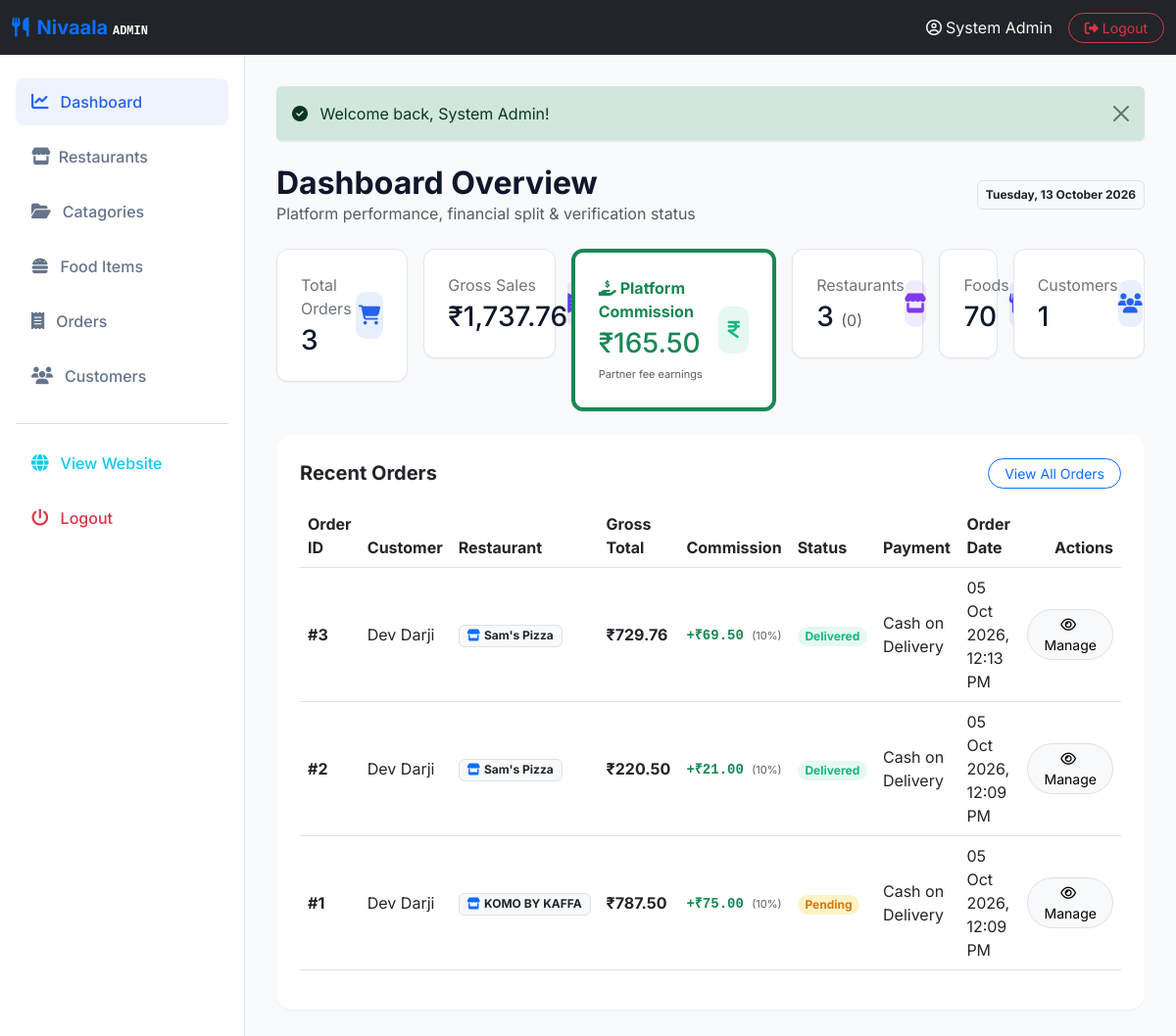
/admin/dashboard.php (signed in), run on an earlier commit of the app's database.
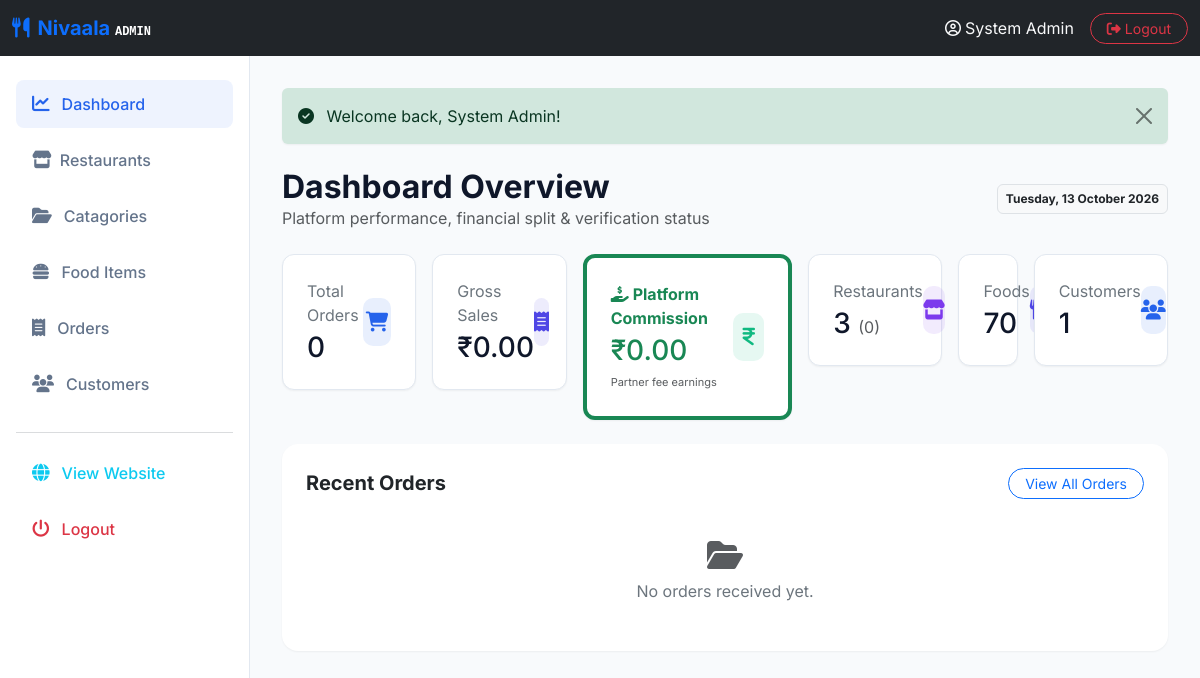
And on a later commit of the database.
### tables this page shows
CREATE TABLE `orders` (
  `id` int(11) NOT NULL AUTO_INCREMENT,
  `restaurant_id` int(11) DEFAULT NULL,
  `user_id` int(11) NOT NULL,
  `subtotal` decimal(10,2) NOT NULL DEFAULT 0.00,
  `cgst` decimal(10,2) NOT NULL DEFAULT 0.00,
  `sgst` decimal(10,2) NOT NULL DEFAULT 0.00,
  `delivery_fee` decimal(10,2) NOT NULL DEFAULT 0.00,
  `total_amount` decimal(10,2) NOT NULL,
  `commission_rate` decimal(5,2) NOT NULL DEFAULT 10.00,
  `commission_amount` decimal(10,2) NOT NULL DEFAULT 0.00,
  `partner_earnings` decimal(10,2) NOT NULL DEFAULT 0.00,
  `status` enum('Pending','Preparing','Out for Delivery','Delivered','Cancelled') DEFAULT 'Pending',
  `delivery_address` text NOT NULL,
  `phone` varchar(15) NOT NULL,
  `payment_method` varchar(50) DEFAULT 'Cash on Delivery',
  `created_at` timestamp NOT NULL DEFAULT current_timestamp(),
  `updated_at` timestamp NOT NULL DEFAULT current_timestamp() ON UPDATE current_timestamp(),
  PRIMARY KEY (`id`),
  KEY `restaurant_id` (`restaurant_id`),
  KEY `user_id` (`user_id`),
  CONSTRAINT `orders_ibfk_1` FOREIGN KEY (`restaurant_id`) REFERENCES `restaurants` (`id`) ON DELETE SET NULL,
  CONSTRAINT `orders_ibfk_2` FOREIGN KEY (`user_id`) REFERENCES `users` (`id`) ON DELETE CASCADE
);

CREATE TABLE `users` (
  `id` int(11) NOT NULL AUTO_INCREMENT,
  `name` varchar(100) NOT NULL,
  `email` varchar(100) NOT NULL,
  `password` varchar(255) NOT NULL,
  `phone` varchar(15) NOT NULL,
  `address` text NOT NULL,
  `role` enum('customer','admin','restaurant_owner') DEFAULT 'customer',
  `created_at` timestamp NOT NULL DEFAULT current_timestamp(),
  PRIMARY KEY (`id`),
  UNIQUE KEY `email` (`email`)
);

CREATE TABLE `restaurants` (
  `id` int(11) NOT NULL AUTO_INCREMENT,
  `owner_id` int(11) NOT NULL,
  `restaurant_name` varchar(150) NOT NULL,
  `owner_name` varchar(150) NOT NULL,
  `email` varchar(150) NOT NULL,
  `phone` varchar(20) NOT NULL,
  `address` text NOT NULL,
  `city` varchar(100) NOT NULL,
  `state` varchar(100) NOT NULL,
  `license_number` varchar(100) NOT NULL,
  `license_issue_date` date NOT NULL,
  `license_expiry_date` date NOT NULL,
  `license_document` varchar(255) NOT NULL,
  `logo` varchar(255) DEFAULT NULL,
  `description` text DEFAULT NULL,
  `commission_rate` decimal(5,2) NOT NULL DEFAULT 10.00,
  `status` enum('Pending','Approved','Rejected','Suspended') NOT NULL DEFAULT 'Pending',
  `rejection_reason` text DEFAULT NULL,
  `approved_by` int(11) DEFAULT NULL,
  `approved_at` datetime DEFAULT NULL,
  `created_at` timestamp NOT NULL DEFAULT current_timestamp(),
  `updated_at` timestamp NOT NULL DEFAULT current_timestamp() ON UPDATE current_timestamp(),
  PRIMARY KEY (`id`),
  UNIQUE KEY `email` (`email`),
  UNIQUE KEY `license_number` (`license_number`),
  KEY `owner_id` (`owner_id`),
  KEY `approved_by` (`approved_by`),
  CONSTRAINT `restaurants_ibfk_1` FOREIGN KEY (`owner_id`) REFERENCES `users` (`id`) ON DELETE CASCADE,
  CONSTRAINT `restaurants_ibfk_2` FOREIGN KEY (`approved_by`) REFERENCES `users` (`id`) ON DELETE SET NULL
);

### admin/dashboard.php (the view, shortened to what this page needs)
<?php
include_once 'includes/header.php';
try {
    $stmt = $conn->query("SELECT COUNT(*) AS total FROM orders");
    $total_orders = $stmt->fetch()['total'];
    $stmt = $conn->query("SELECT SUM(total_amount) AS total, SUM(commission_amount) AS total_commission FROM orders WHERE status != 'Cancelled'");
    $revenue_data = $stmt->fetch();
    $total_revenue = $revenue_data['total'] ?? 0.00;
    $total_commission = $revenue_data['total_commission'] ?? 0.00;
    $stmt = $conn->query("SELECT COUNT(*) AS total FROM food_items");
    $total_foods = $stmt->fetch()['total'];
    $stmt = $conn->query("SELECT COUNT(*) AS total FROM users WHERE role = 'customer'");
    $total_customers = $stmt->fetch()['total'];
    $stmt = $conn->query("SELECT COUNT(*) AS total FROM restaurants");
    $total_restaurants = $stmt->fetch()['total'];
    $stmt = $conn->query("SELECT COUNT(*) AS total FROM restaurants WHERE status = 'Pending'");
    $pending_restaurants = $stmt->fetch()['total'];
    $recent_orders_stmt = $conn->query("
        SELECT o.*, u.name AS customer_name, r.restaurant_name
        FROM orders o
        JOIN users u ON o.user_id = u.id
        LEFT JOIN restaurants r ON o.restaurant_id = r.id
        ORDER BY o.id DESC
        LIMIT 5
    ");
    $recent_orders = $recent_orders_stmt->fetchAll();
} catch (PDOException $e) {
    die("Database stats fetch error: " . $e->getMessage());
}
?>
<div class="d-flex justify-content-between align-items-center mb-4">
  <div>
    <h2 class="fw-bold mb-0">Dashboard Overview</h2>
    <p class="text-muted mb-0">Platform performance, financial split & verification status</p>
  </div>
  <span class="badge bg-light text-dark p-2 border"><?php echo date('l, d F Y'); ?></span>
</div>
<div class="row g-3 mb-4">
  <div class="col-xl-2 col-md-4 col-6">
    <div class="stat-card shadow-sm-custom">
      <div>
        <span class="text-secondary text-sm d-block mb-1">Total Orders</span>
        <h3 class="fw-extrabold mb-0"><?php echo $total_orders; ?></h3>
      </div>
      <div class="stat-icon stat-primary">
        <i class="fa-solid fa-cart-shopping"></i>
      </div>
    </div>
  </div>
  <div class="col-xl-2 col-md-4 col-6">
    <div class="stat-card shadow-sm-custom">
      <div>
        <span class="text-secondary text-sm d-block mb-1">Gross Sales</span>
        <h3 class="fw-extrabold mb-0">₹<?php echo number_format($total_revenue, 2); ?></h3>
      </div>
      <div class="stat-icon stat-secondary">
        <i class="fa-solid fa-receipt"></i>
      </div>
    </div>
  </div>
  <div class="col-xl-3 col-md-4 col-6">
    <div class="stat-card shadow-sm-custom border-start border-4 border-success">
      <div>
        <span class="text-success text-sm fw-bold d-block mb-1"><i class="fa-solid fa-hand-holding-dollar me-1"></i>Platform Commission</span>
        <h3 class="fw-extrabold text-success mb-0">₹<?php echo number_format($total_commission, 2); ?></h3>
        <span class="text-muted small" style="font-size: 11px;">Partner fee earnings</span>
      </div>
      <div class="stat-icon stat-success">
        <i class="fa-solid fa-indian-rupee-sign"></i>
      </div>
    </div>
  </div>
  <div class="col-xl-2 col-md-4 col-6">
    <div class="stat-card shadow-sm-custom">
      <div>
        <span class="text-secondary text-sm d-block mb-1">Restaurants</span>
        <h3 class="fw-extrabold mb-0"><?php echo $total_restaurants; ?> <span class="fs-6 fw-normal text-muted">(<?php echo $pending_restaurants; ?>)</span></h3>
      </div>
      <div class="stat-icon stat-accent">
        <i class="fa-solid fa-store"></i>
      </div>
    </div>
  </div>
  <div class="col-xl-1 col-md-4 col-6">
    <div class="stat-card shadow-sm-custom">
      <div>
        <span class="text-secondary text-sm d-block mb-1">Foods</span>
        <h3 class="fw-extrabold mb-0"><?php echo $total_foods; ?></h3>
      </div>
      <div class="stat-icon stat-secondary">
      </div>
    </div>
  </div>
  <div class="col-xl-2 col-md-4 col-6">
    <div class="stat-card shadow-sm-custom">
      <div>
        <span class="text-secondary text-sm d-block mb-1">Customers</span>
        <h3 class="fw-extrabold mb-0"><?php echo $total_customers; ?></h3>
      </div>
      <div class="stat-icon stat-primary">
        <i class="fa-solid fa-users"></i>
      </div>
    </div>
  </div>
</div>
<div class="row">
  <div class="col-12">
    <div class="card border-0 shadow-sm-custom p-4" style="border-radius: 16px;">
      <div class="d-flex justify-content-between align-items-center mb-3">
        <h5 class="fw-bold mb-0">Recent Orders</h5>
        <a href="orders.php" class="btn btn-sm btn-outline-primary rounded-pill px-3">View All Orders</a>
      </div>
      <?php if (count($recent_orders) > 0): ?>
        <div class="table-responsive">
          <table class="table align-middle">
            <thead class="text-secondary fw-semibold">
              <tr>
                <th scope="col">Order ID</th>
                <th scope="col">Customer</th>
                <th scope="col">Restaurant</th>
                <th scope="col">Gross Total</th>
                <th scope="col">Commission</th>
                <th scope="col">Status</th>
                <th scope="col">Payment</th>
                <th scope="col">Order Date</th>
                <th scope="col" class="text-end">Actions</th>
              </tr>
            </thead>
            <tbody>
              <?php foreach ($recent_orders as $order): ?>
                <?php
                $badge_class = 'badge-pending';
                if ($order['status'] === 'Preparing') $badge_class = 'badge-preparing';
                elseif ($order['status'] === 'Out for Delivery') $badge_class = 'badge-delivery';
                elseif ($order['status'] === 'Delivered') $badge_class = 'badge-delivered';
                elseif ($order['status'] === 'Cancelled') $badge_class = 'badge-cancelled';
                ?>
                <tr>
                  <td class="fw-bold">#<?php echo $order['id']; ?></td>
                  <td><?php echo htmlspecialchars($order['customer_name']); ?></td>
                  <td>
                    <span class="badge bg-light text-dark border small">
                      <i class="fa-solid fa-store me-1 text-primary"></i><?php echo htmlspecialchars($order['restaurant_name'] ?? 'Direct'); ?>
                    </span>
                  </td>
                  <td class="fw-bold">₹<?php echo number_format($order['total_amount'], 2); ?></td>
                  <td>
                    <span class="text-success fw-bold font-monospace small">
                      +₹<?php echo number_format((float)($order['commission_amount'] ?? 0), 2); ?>
                    </span>
                    <span class="text-muted" style="font-size: 11px;">(<?php echo number_format((float)($order['commission_rate'] ?? 10), 0); ?>%)</span>
                  </td>
                  <td>
                    <span class="badge rounded-pill px-2.5 py-1.5 <?php echo $badge_class; ?>">
                      <?php echo htmlspecialchars($order['status']); ?>
                    </span>
                  </td>
                  <td><?php echo htmlspecialchars($order['payment_method']); ?></td>
                  <td><?php echo date('d M Y, h:i A', strtotime($order['created_at'])); ?></td>
                  <td class="text-end">
                    <a href="orders.php?order_id=<?php echo $order['id']; ?>" class="btn btn-sm btn-light border rounded-pill px-3">
                      <i class="fa-regular fa-eye me-1"></i>Manage
                    </a>
                  </td>
                </tr>
              <?php endforeach; ?>
            </tbody>
          </table>
        </div>
      <?php else: ?>
        <div class="text-center py-4">
          <i class="fa-solid fa-folder-open text-muted fs-2 mb-2"></i>
          <p class="text-secondary mb-0">No orders received yet.</p>
        </div>
      <?php endif; ?>
    </div>
  </div>
</div>
<?php include_once 'includes/footer.php'; ?>

### admin/includes/header.php (shortened to what this page needs)
<?php
$current_page = basename($_SERVER['PHP_SELF']);
?>
<!DOCTYPE html>
<html lang="en">
<head>
  <link href="https://cdn.jsdelivr.net/npm/bootstrap@5.3.0/dist/css/bootstrap.min.css" rel="stylesheet">
  <link href="https://cdnjs.cloudflare.com/ajax/libs/font-awesome/6.4.0/css/all.min.css" rel="stylesheet">
  <link href="../assets/css/style.css" rel="stylesheet">
</head>
<body>
  <nav class="navbar navbar-expand-lg navbar-dark bg-dark sticky-top">
    <div class="container-fluid">
      <a class="navbar-brand fw-bold text-primary d-flex align-items-center" href="dashboard.php">
        <i class="fa-solid fa-utensils me-2 text-primary"></i>
        <span>Nivaala <span class="text-white text-sm font-weight-normal font-monospace" style="font-size: 0.75rem;">ADMIN</span></span>
      </a>
      <div class="ms-auto d-flex align-items-center gap-3">
        <span class="text-light d-none d-sm-inline"><i class="fa-regular fa-user-circle me-1"></i><?php echo htmlspecialchars($_SESSION['user_name']); ?></span>
        <a href="../logout.php" class="btn btn-outline-danger btn-sm rounded-pill px-3"><i class="fa-solid fa-right-from-bracket me-1"></i>Logout</a>
      </div>
    </div>
  </nav>
  <div class="admin-container">
    <aside class="admin-sidebar shadow-sm">
      <nav class="nav flex-column">
        <a href="dashboard.php" class="sidebar-link <?php echo $current_page === 'dashboard.php' ? 'active' : ''; ?>">
          <i class="fa-solid fa-chart-line"></i>Dashboard
        </a>
        <a href="restaurants.php" class="sidebar-link d-flex justify-content-between align-items-center <?php echo in_array($current_page, ['restaurants.php', 'verify-license.php']) ? 'active' : ''; ?>">
          <span><i class="fa-solid fa-store me-2"></i>Restaurants</span>
        </a>
        <a href="catagories.php" class="sidebar-link <?php echo $current_page === 'catagories.php' ? 'active' : ''; ?>">
          <i class="fa-solid fa-folder-open"></i>Catagories
        </a>
        <a href="food-items.php" class="sidebar-link <?php echo $current_page === 'food-items.php' ? 'active' : ''; ?>">
          <i class="fa-solid fa-burger"></i>Food Items
        </a>
        <a href="orders.php" class="sidebar-link <?php echo $current_page === 'orders.php' ? 'active' : ''; ?>">
          <i class="fa-solid fa-receipt"></i>Orders
        </a>
        <a href="customers.php" class="sidebar-link <?php echo $current_page === 'customers.php' ? 'active' : ''; ?>">
          <i class="fa-solid fa-users"></i>Customers
        </a>
        <hr class="my-3 text-secondary">
        <a href="../index.php" class="sidebar-link text-info">
          <i class="fa-solid fa-globe"></i>View Website
        </a>
        <a href="../logout.php" class="sidebar-link text-danger confirm-delete" data-message="Are you sure you want to log out?">
          <i class="fa-solid fa-power-off"></i>Logout
        </a>
      </nav>
    </aside>
    <main class="admin-content">
      <?php if (isset($_SESSION['success'])): ?>
        <div class="alert alert-success alert-dismissible fade show border-0 shadow-sm-custom mb-4" role="alert">
          <i class="fa-solid fa-circle-check me-2"></i>
          <?php echo $_SESSION['success']; unset($_SESSION['success']); ?>
          <button type="button" class="btn-close" data-bs-dismiss="alert" aria-label="Close"></button>
        </div>
      <?php endif; ?>

### admin/includes/footer.php (shortened to what this page needs)
    </main>
  </div>
</body>
</html>

### assets/css/style.css (style rules this page uses)
:root { --bg-color: #F8FAFC; --primary-color: #2563EB; --secondary-color: #4F46E5; --ai-accent: #7C3AED; --success-color: #10B981; --text-color: #0F172A; --text-secondary: #64748B; --card-bg: #FFFFFF; --border-color: #E2E8F0; }
body { background-color: var(--bg-color); color: var(--text-color); font-family: 'Inter', -apple-system, BlinkMacSystemFont, "Segoe UI", Roboto, "Helvetica Neue", Arial, sans-serif; min-height: 100vh; display: flex; flex-direction: column; }
main { flex: 1; }
.admin-container { display: flex; min-height: calc(100vh - 56px); }
.admin-sidebar { width: 250px; background-color: var(--card-bg); border-right: 1px solid var(--border-color); padding: 1.5rem 1rem; }
.admin-content { flex: 1; padding: 2rem; background-color: var(--bg-color); }
.sidebar-link { display: flex; align-items: center; padding: 0.75rem 1rem; color: var(--text-secondary); text-decoration: none; border-radius: 8px; font-weight: 500; margin-bottom: 0.5rem; transition: all 0.2s ease; }
.sidebar-link:hover, .sidebar-link.active { background-color: rgba(37, 99, 235, 0.08); color: var(--primary-color); }
.sidebar-link i { margin-right: 0.75rem; font-size: 1.1rem; }
.stat-card { background-color: var(--card-bg); border: 1px solid var(--border-color); border-radius: 12px; padding: 1.5rem; display: flex; justify-content: space-between; align-items: center; }
.stat-icon { width: 48px; height: 48px; border-radius: 10px; display: flex; align-items: center; justify-content: center; font-size: 1.25rem; }
.stat-primary { background-color: rgba(37, 99, 235, 0.1); color: var(--primary-color); }
.stat-secondary { background-color: rgba(79, 70, 229, 0.1); color: var(--secondary-color); }
.stat-success { background-color: rgba(16, 185, 129, 0.1); color: var(--success-color); }
.stat-accent { background-color: rgba(124, 58, 237, 0.1); color: var(--ai-accent); }
.shadow-sm-custom { box-shadow: 0 1px 2px 0 rgba(0, 0, 0, 0.05); }
.badge-pending { background-color: #fef3c7; color: #d97706; }
.badge-delivered { background-color: rgba(16, 185, 129, 0.1); color: var(--success-color); }

What changed in the data, as far as the page shows it:
removed orders: id "3", user.name "Dev Darji", restaurant.restaurant_name "Sam's Pizza", total_amount "729.76", commission_amount "69.50", commission_rate "10", status "Delivered", payment_method "Cash on Delivery", created_at "05 Oct 2026, 12:13 PM"
removed orders: id "2", user.name "Dev Darji", restaurant.restaurant_name "Sam's Pizza", total_amount "220.50", commission_amount "21.00", commission_rate "10", status "Delivered", payment_method "Cash on Delivery", created_at "05 Oct 2026, 12:09 PM"
removed orders: id "1", user.name "Dev Darji", restaurant.restaurant_name "KOMO BY KAFFA", total_amount "787.50", commission_amount "75.00", commission_rate "10", status "Pending", payment_method "Cash on Delivery", created_at "05 Oct 2026, 12:09 PM"
Also different on the page:
$total_orders: "3" → "0"
$total_revenue: "1,737.76" → "0.00"
$total_commission: "165.50" → "0.00"
text no longer shown: "Order ID Customer Restaurant Gross Total Commission Status Payment Order Date Actions"
text now shown: "No orders received yet."
